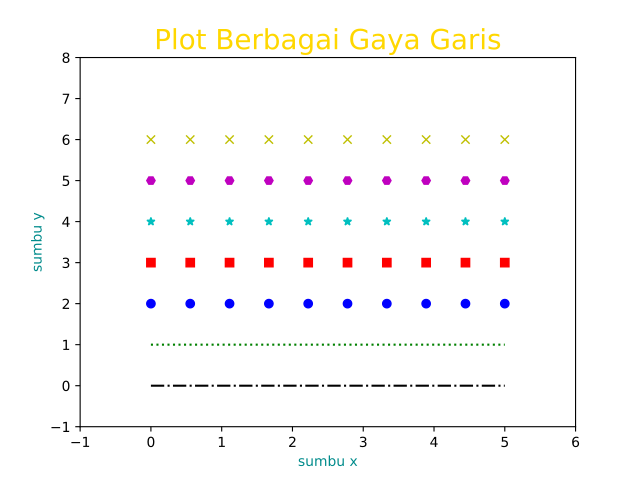

This chart was generated by the following Python code:
import numpy as np
from matplotlib import pyplot as plt

plt.rcParams["pdf.fonttype"] = 42

colors = np.array(["k", "g", "b", "r", "c", "m", "y", "w"])
x = np.linspace(0, 5, 10)
y = np.ones(10)
ls = np.array(["-.", ":", "o", "s", "*", "H", "x", "D"])

for i in range(len(colors)):
    plt.plot(x, i*y, colors[i] + ls[i])

plt.title("Plot Berbagai Gaya Garis", fontsize=20, color="gold")
plt.xlabel("sumbu x", fontsize=10, color="darkcyan")
plt.ylabel("sumbu y", fontsize=10, color="darkcyan")

plt.axis([-1, 6, -1, 8])
plt.savefig(
    "text.pdf",
    format="pdf",
    metadata={"CreationDate": None, "ModDate": None},
)
plt.close()
